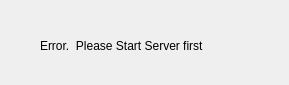
<?xml version="1.0" encoding="UTF-8"?>
<ui version="4.0">
 <class>failwindow</class>
 <widget class="QWidget" name="failwindow">
  <property name="geometry">
   <rect>
    <x>0</x>
    <y>0</y>
    <width>289</width>
    <height>85</height>
   </rect>
  </property>
  <property name="windowTitle">
   <string>Form</string>
  </property>
  <widget class="QLabel" name="label">
   <property name="geometry">
    <rect>
     <x>40</x>
     <y>20</y>
     <width>271</width>
     <height>51</height>
    </rect>
   </property>
   <property name="text">
    <string>Error.  Please Start Server first</string>
   </property>
  </widget>
 </widget>
 <resources/>
 <connections/>
</ui>
